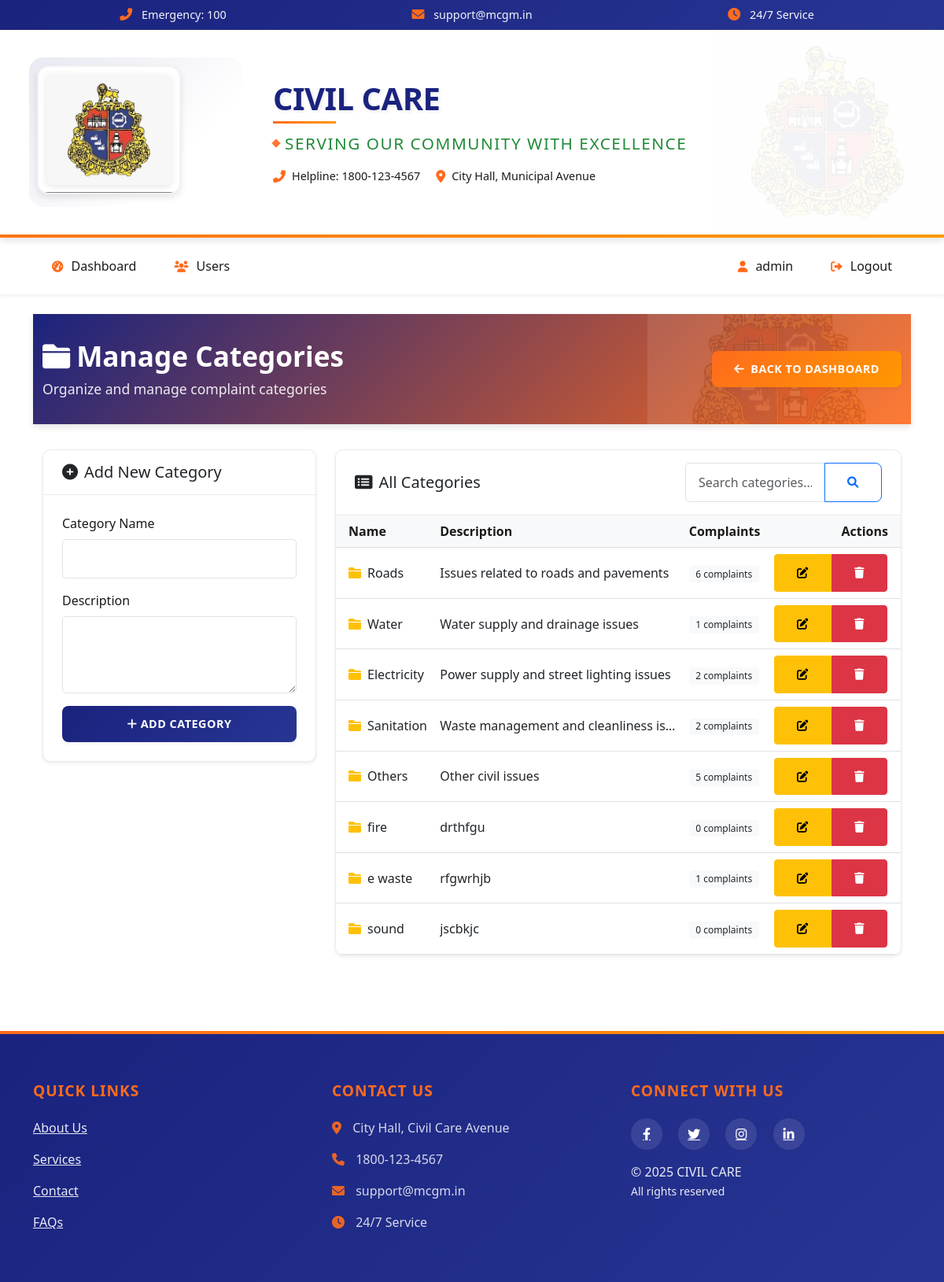
The app's page /admin/categories (signed in), older data.
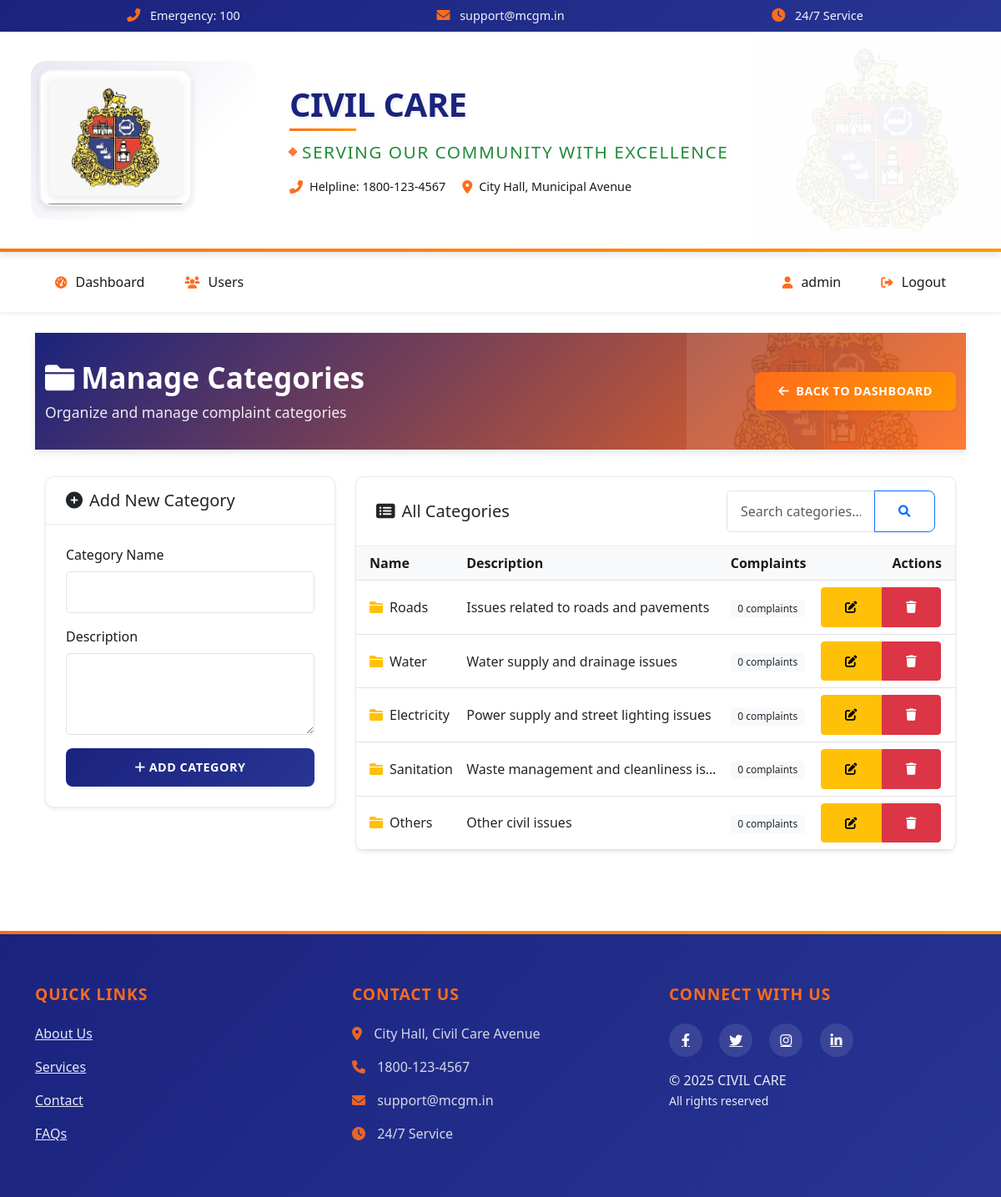
The same page, newer data.
### app/models/category.py (models this page shows, shortened)
class Category(db.Model):
    __tablename__ = 'category'
    id = db.Column(db.Integer, primary_key=True)
    name = db.Column(db.String(64), unique=True, nullable=False)
    description = db.Column(db.String(256))
    created_at = db.Column(db.DateTime, default=datetime.utcnow)
    updated_at = db.Column(db.DateTime, default=datetime.utcnow, onupdate=datetime.utcnow)
    complaints = db.relationship('Complaint', backref='category', lazy='dynamic')

### app/routes/admin.py (the view)
    @login_required
    def decorated_function(*args, **kwargs):
        if not current_user.is_admin:
            flash('Access denied. Admin privileges required.', 'danger')
            return redirect(url_for('user.dashboard'))
        return f(*args, **kwargs)

### app/models/user.py (called while the page is built)
@login_manager.user_loader
def load_user(user_id):
    return User.query.get(int(user_id))

### app/routes/admin.py (called while the page is built, shortened)
def admin_required(f):
    @login_required
    def decorated_function(*args, **kwargs):
        if not current_user.is_admin:
            flash('Access denied. Admin privileges required.', 'danger')
            return redirect(url_for('user.dashboard'))
        return f(*args, **kwargs)
    decorated_function.__name__ = f.__name__
    return decorated_function

@admin_bp.route('/categories', methods=['GET', 'POST'])
@admin_required
def manage_categories():
    categories = Category.query.all()
    return render_template('admin/categories.html', categories=categories)

### app/templates/admin/categories.html (shortened to what the changed rows need)
{% extends "base.html" %}
{% block content %}
<div class="admin-section">
    <div class="section-header">
        <div class="container">
            <div class="d-flex justify-content-between align-items-center">
                <div>
                    <h2 class="section-title"><i class="fas fa-folder me-2"></i>Manage Categories</h2>
                </div>
            </div>
        </div>
    </div>
    <div class="container mt-4">
        <div class="row">
            <div class="col-md-8">
                <div class="card shadow-sm">
                    <div class="card-body p-0">
                        <div class="table-responsive">
                            <table class="table table-hover mb-0">
                                <thead class="table-light">
                                    <tr>
                                        <th class="ps-3">Name</th>
                                        <th>Description</th>
                                        <th>Complaints</th>
                                        <th class="text-end pe-3">Actions</th>
                                    </tr>
                                </thead>
                                <tbody>
                                    {% for category in categories %}
                                    <tr>
                                        <td class="ps-3">
                                            <div class="d-flex align-items-center">
                                                <i class="fas fa-folder text-warning me-2"></i>
                                                {{ category.name }}
                                            </div>
                                        </td>
                                        <td>
                                            <div class="text-truncate" style="max-width: 300px;">
                                                {{ category.description or 'No description available' }}
                                            </div>
                                        </td>
                                        <td>
                                            <span class="badge bg-light text-dark">
                                                {{ category.complaints.count() }} complaints
                                            </span>
                                        </td>
                                        <td class="text-end pe-3">
                                            <div class="btn-group">
                                                <button type="button" class="btn btn-sm btn-warning edit-category"
                                                    data-id="{{ category.id }}"
                                                    data-name="{{ category.name|replace('"', '\\"')|replace('\n', '\\n') }}"
                                                    data-description="{{ category.description|replace('"', '\\"')|replace('\n', '\\n') }}"
                                                    title="Edit Category">
                                                    <i class="fas fa-edit"></i>
                                                </button>
                                                <button type="button" class="btn btn-sm btn-danger delete-category"
                                                    data-id="{{ category.id }}"
                                                    title="Delete Category">
                                                    <i class="fas fa-trash"></i>
                                                </button>
                                            </div>
                                        </td>
                                    </tr>
                                    {% endfor %}
                                </tbody>
                            </table>
                        </div>
                    </div>
                </div>
            </div>
        </div>
    </div>
</div>
{% endblock %}

Row changes from the older to the newer data that the page shows:
removed Category: name "fire", description "drthfgu", complaints.count "0"
removed Category: name "e waste", description "rfgwrhjb", complaints.count "1"
removed Category: name "sound", description "jscbkjc", complaints.count "0"
changed Category "Roads": complaints.count "6" → "0"
changed Category "Water": complaints.count "1" → "0"
changed Category "Electricity": complaints.count "2" → "0"
changed Category "Sanitation": complaints.count "2" → "0"
changed Category "Others": complaints.count "5" → "0"
